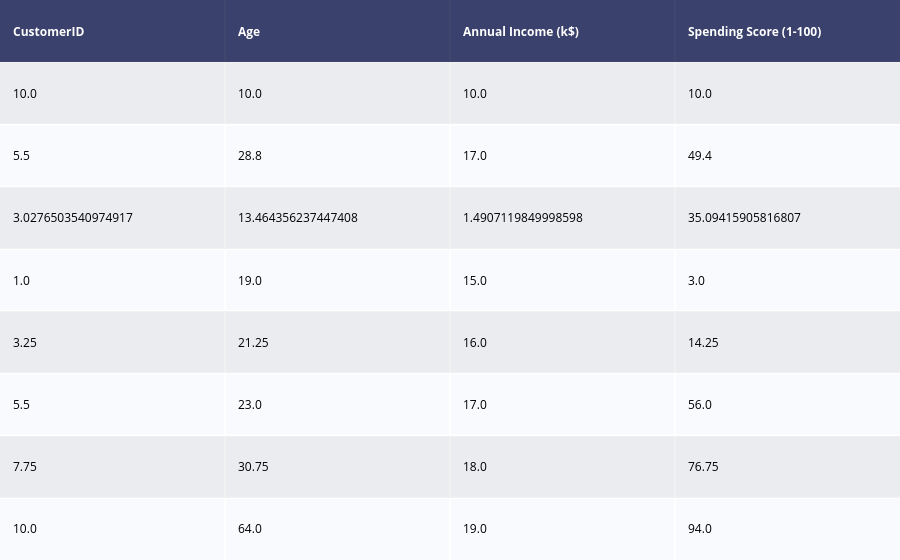

Notebook code for this chart:
### Code cell
# describing the data
desc = ff.create_table(data.describe())
py.iplot(desc)

### Figure 1 — Plotly figure (JSON) as saved in the notebook; plotly's stock layout.template omitted (floating-point values rounded to 4 significant figures)
{"data": [{"colorscale": [[0, "#00083e"], [0.5, "#ededee"], [1, "#ffffff"]], "hoverinfo": "none", "opacity": 0.75, "showscale": false, "type": "heatmap", "z": [[0, 0, 0, 0], [0.5, 0.5, 0.5, 0.5], [1, 1, 1, 1], [0.5, 0.5, 0.5, 0.5], [1, 1, 1, 1], [0.5, 0.5, 0.5, 0.5], [1, 1, 1, 1], [0.5, 0.5, 0.5, 0.5], [1, 1, 1, 1]]}], "layout": {"annotations": [{"align": "left", "font": {"color": "#ffffff"}, "showarrow": false, "text": "<b>CustomerID</b>", "x": -0.45, "xanchor": "left", "xref": "x", "y": 0, "yref": "y"}, {"align": "left", "font": {"color": "#ffffff"}, "showarrow": false, "text": "<b>Age</b>", "x": 0.55, "xanchor": "left", "xref": "x", "y": 0, "yref": "y"}, {"align": "left", "font": {"color": "#ffffff"}, "showarrow": false, "text": "<b>Annual Income (k$)</b>", "x": 1.55, "xanchor": "left", "xref": "x", "y": 0, "yref": "y"}, {"align": "left", "font": {"color": "#ffffff"}, "showarrow": false, "text": "<b>Spending Score (1-100)</b>", "x": 2.55, "xanchor": "left", "xref": "x", "y": 0, "yref": "y"}, {"align": "left", "font": {"color": "#000000"}, "showarrow": false, "text": "10.0", "x": -0.45, "xanchor": "left", "xref": "x", "y": 1, "yref": "y"}, {"align": "left", "font": {"color": "#000000"}, "showarrow": false, "text": "10.0", "x": 0.55, "xanchor": "left", "xref": "x", "y": 1, "yref": "y"}, {"align": "left", "font": {"color": "#000000"}, "showarrow": false, "text": "10.0", "x": 1.55, "xanchor": "left", "xref": "x", "y": 1, "yref": "y"}, {"align": "left", "font": {"color": "#000000"}, "showarrow": false, "text": "10.0", "x": 2.55, "xanchor": "left", "xref": "x", "y": 1, "yref": "y"}, {"align": "left", "font": {"color": "#000000"}, "showarrow": false, "text": "5.5", "x": -0.45, "xanchor": "left", "xref": "x", "y": 2, "yref": "y"}, {"align": "left", "font": {"color": "#000000"}, "showarrow": false, "text": "28.8", "x": 0.55, "xanchor": "left", "xref": "x", "y": 2, "yref": "y"}, {"align": "left", "font": {"color": "#000000"}, "showarrow": false, "text": "17.0", "x": 1.55, "xanchor": "left", "xref": "x", "y": 2, "yref": "y"}, {"align": "left", "font": {"color": "#000000"}, "showarrow": false, "text": "49.4", "x": 2.55, "xanchor": "left", "xref": "x", "y": 2, "yref": "y"}, {"align": "left", "font": {"color": "#000000"}, "showarrow": false, "text": "3.0276503540974917", "x": -0.45, "xanchor": "left", "xref": "x", "y": 3, "yref": "y"}, {"align": "left", "font": {"color": "#000000"}, "showarrow": false, "text": "13.464356237447408", "x": 0.55, "xanchor": "left", "xref": "x", "y": 3, "yref": "y"}, {"align": "left", "font": {"color": "#000000"}, "showarrow": false, "text": "1.4907119849998598", "x": 1.55, "xanchor": "left", "xref": "x", "y": 3, "yref": "y"}, {"align": "left", "font": {"color": "#000000"}, "showarrow": false, "text": "35.09415905816807", "x": 2.55, "xanchor": "left", "xref": "x", "y": 3, "yref": "y"}, {"align": "left", "font": {"color": "#000000"}, "showarrow": false, "text": "1.0", "x": -0.45, "xanchor": "left", "xref": "x", "y": 4, "yref": "y"}, {"align": "left", "font": {"color": "#000000"}, "showarrow": false, "text": "19.0", "x": 0.55, "xanchor": "left", "xref": "x", "y": 4, "yref": "y"}, {"align": "left", "font": {"color": "#000000"}, "showarrow": false, "text": "15.0", "x": 1.55, "xanchor": "left", "xref": "x", "y": 4, "yref": "y"}, {"align": "left", "font": {"color": "#000000"}, "showarrow": false, "text": "3.0", "x": 2.55, "xanchor": "left", "xref": "x", "y": 4, "yref": "y"}, {"align": "left", "font": {"color": "#000000"}, "showarrow": false, "text": "3.25", "x": -0.45, "xanchor": "left", "xref": "x", "y": 5, "yref": "y"}, {"align": "left", "font": {"color": "#000000"}, "showarrow": false, "text": "21.25", "x": 0.55, "xanchor": "left", "xref": "x", "y": 5, "yref": "y"}, {"align": "left", "font": {"color": "#000000"}, "showarrow": false, "text": "16.0", "x": 1.55, "xanchor": "left", "xref": "x", "y": 5, "yref": "y"}, {"align": "left", "font": {"color": "#000000"}, "showarrow": false, "text": "14.25", "x": 2.55, "xanchor": "left", "xref": "x", "y": 5, "yref": "y"}, {"align": "left", "font": {"color": "#000000"}, "showarrow": false, "text": "5.5", "x": -0.45, "xanchor": "left", "xref": "x", "y": 6, "yref": "y"}, {"align": "left", "font": {"color": "#000000"}, "showarrow": false, "text": "23.0", "x": 0.55, "xanchor": "left", "xref": "x", "y": 6, "yref": "y"}, {"align": "left", "font": {"color": "#000000"}, "showarrow": false, "text": "17.0", "x": 1.55, "xanchor": "left", "xref": "x", "y": 6, "yref": "y"}, {"align": "left", "font": {"color": "#000000"}, "showarrow": false, "text": "56.0", "x": 2.55, "xanchor": "left", "xref": "x", "y": 6, "yref": "y"}, {"align": "left", "font": {"color": "#000000"}, "showarrow": false, "text": "7.75", "x": -0.45, "xanchor": "left", "xref": "x", "y": 7, "yref": "y"}, {"align": "left", "font": {"color": "#000000"}, "showarrow": false, "text": "30.75", "x": 0.55, "xanchor": "left", "xref": "x", "y": 7, "yref": "y"}, {"align": "left", "font": {"color": "#000000"}, "showarrow": false, "text": "18.0", "x": 1.55, "xanchor": "left", "xref": "x", "y": 7, "yref": "y"}, {"align": "left", "font": {"color": "#000000"}, "showarrow": false, "text": "76.75", "x": 2.55, "xanchor": "left", "xref": "x", "y": 7, "yref": "y"}, {"align": "left", "font": {"color": "#000000"}, "showarrow": false, "text": "10.0", "x": -0.45, "xanchor": "left", "xref": "x", "y": 8, "yref": "y"}, {"align": "left", "font": {"color": "#000000"}, "showarrow": false, "text": "64.0", "x": 0.55, "xanchor": "left", "xref": "x", "y": 8, "yref": "y"}, {"align": "left", "font": {"color": "#000000"}, "showarrow": false, "text": "19.0", "x": 1.55, "xanchor": "left", "xref": "x", "y": 8, "yref": "y"}, {"align": "left", "font": {"color": "#000000"}, "showarrow": false, "text": "94.0", "x": 2.55, "xanchor": "left", "xref": "x", "y": 8, "yref": "y"}], "autosize": true, "margin": {"b": 0, "l": 0, "r": 0, "t": 0}, "xaxis": {"autorange": true, "dtick": 1, "gridwidth": 2, "range": [-0.5, 3.6], "showticklabels": false, "tick0": -0.5, "ticks": "", "zeroline": false}, "yaxis": {"autorange": true, "dtick": 1, "gridwidth": 2, "range": [8.5, -0.5], "showticklabels": false, "tick0": 0.5, "ticks": "", "zeroline": false}}}
